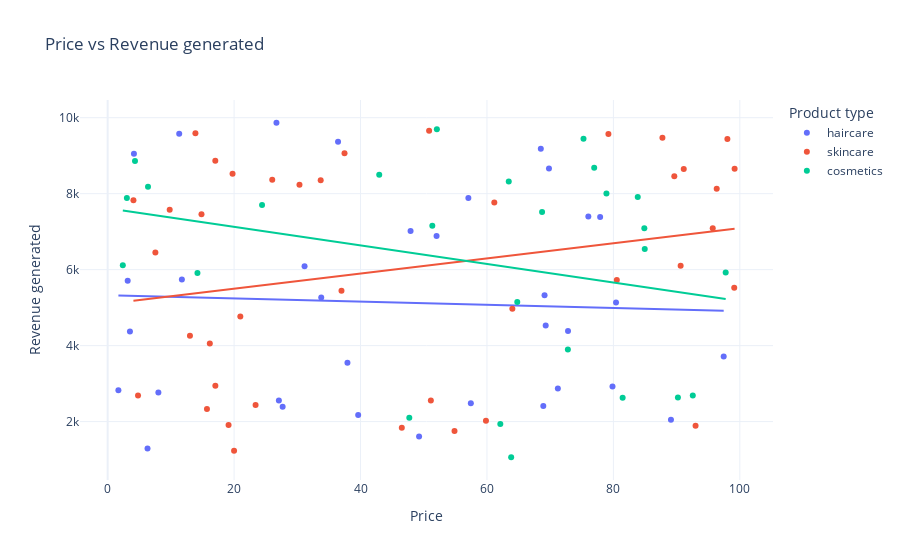

Notebook cell for this chart:
### Markdown cell above
## Now lets start analyzing the dataset by getting relationship between price and revenue generated

### Code cell
fig = px.scatter(data, x='Price',y='Revenue generated',color='Product type',
                 trendline='ols', 
                 title='Price vs Revenue generated',
                hover_data=['Number of products sold'])
fig.show()

### Figure 1 — Plotly figure (JSON) as saved in the notebook; plotly's stock layout.template omitted (floating-point values rounded to 4 significant figures)
{"data": [{"customdata": [[802], [8], [147], [336], [620], [884], [209], [142], [353], [327], [598], [24], [859], [29], [154], [622], [701], [227], [117], [163], [32], [904], [241], [359], [946], [198], [774], [663], [618], [79], [114], [672], [62], [627]], "hovertemplate": "Product type=haircare<br>Price=%{x}<br>Revenue generated=%{y}<br>Number of products sold=%{customdata[0]}<extra></extra>", "legendgroup": "haircare", "marker": {"color": "#636efa", "symbol": "circle"}, "mode": "markers", "name": "haircare", "orientation": "v", "showlegend": true, "type": "scatter", "x": [69.81, 11.32, 1.7, 71.21, 36.44, 27.68, 4.156, 39.63, 97.45, 8.023, 11.74, 33.78, 27.08, 76.04, 26.7, 31.15, 79.86, 49.26, 52.03, 37.93, 47.91, 3.17, 69.11, 57.45, 6.307, 57.06, 72.82, 68.91, 89.1, 80.41, 69.29, 77.9, 3.526, 68.52], "xaxis": "x", "y": [8662.0, 9578.0, 2828.0, 2874.0, 9365.0, 2391.0, 9049.0, 2175.0, 3716.0, 2766.0, 5737.0, 5268.0, 2557.0, 7397.0, 9866.0, 6088.0, 2926.0, 1606.0, 6886.0, 3550.0, 7015.0, 5710.0, 5328.0, 2484.0, 1292.0, 7889.0, 4384.0, 2412.0, 2048.0, 5134.0, 4531.0, 7386.0, 4371.0, 9185.0], "yaxis": "y"}, {"hovertemplate": "<b>OLS trendline</b><br>Revenue generated = -4.1918 * Price + 5323.92<br>R<sup>2</sup>=0.002087<br><br>Product type=haircare<br>Price=%{x}<br>Revenue generated=%{y} <b>(trend)</b><extra></extra>", "legendgroup": "haircare", "marker": {"color": "#636efa", "symbol": "circle"}, "mode": "lines", "name": "haircare", "showlegend": false, "type": "scatter", "x": [1.7, 3.17, 3.526, 4.156, 6.307, 8.023, 11.32, 11.74, 26.7, 27.08, 27.68, 31.15, 33.78, 36.44, 37.93, 39.63, 47.91, 49.26, 52.03, 57.06, 57.45, 68.52, 68.91, 69.11, 69.29, 69.81, 71.21, 72.82, 76.04, 77.9, 79.86, 80.41, 89.1, 97.45], "xaxis": "x", "y": [5317.0, 5311.0, 5309.0, 5307.0, 5297.0, 5290.0, 5276.0, 5275.0, 5212.0, 5210.0, 5208.0, 5193.0, 5182.0, 5171.0, 5165.0, 5158.0, 5123.0, 5117.0, 5106.0, 5085.0, 5083.0, 5037.0, 5035.0, 5034.0, 5033.0, 5031.0, 5025.0, 5019.0, 5005.0, 4997.0, 4989.0, 4987.0, 4950.0, 4915.0], "yaxis": "y"}, {"customdata": [[736], [83], [871], [65], [980], [996], [960], [249], [562], [469], [280], [187], [320], [168], [781], [602], [963], [963], [176], [933], [556], [155], [910], [820], [242], [93], [896], [380], [246], [134], [457], [704], [513], [511], [106], [872], [336], [223], [320], [913]], "hovertemplate": "Product type=skincare<br>Price=%{x}<br>Revenue generated=%{y}<br>Number of products sold=%{customdata[0]}<extra></extra>", "legendgroup": "skincare", "marker": {"color": "#EF553B", "symbol": "circle"}, "mode": "markers", "name": "skincare", "orientation": "v", "showlegend": true, "type": "scatter", "x": [14.84, 61.16, 4.805, 4.078, 64.02, 15.71, 90.64, 16.16, 99.17, 36.99, 7.547, 51.12, 96.34, 50.85, 79.21, 37.47, 9.813, 23.4, 19.13, 80.54, 99.11, 46.53, 95.71, 98.03, 30.34, 20.99, 59.84, 17.03, 13.02, 89.63, 33.7, 26.03, 87.76, 54.87, 93.0, 91.13, 17.03, 20.0, 13.88, 19.75], "xaxis": "x", "y": [7461.0, 7767.0, 2687.0, 7823.0, 4971.0, 2331.0, 6100.0, 4053.0, 8654.0, 5442.0, 6454.0, 2553.0, 8128.0, 9655.0, 9572.0, 9062.0, 7573.0, 2438.0, 1912.0, 5725.0, 5521.0, 1840.0, 7089.0, 9436.0, 8232.0, 4767.0, 2021.0, 8864.0, 4257.0, 8459.0, 8355.0, 8368.0, 9474.0, 1752.0, 1889.0, 8652.0, 2943.0, 1230.0, 9593.0, 8526.0], "yaxis": "y"}, {"hovertemplate": "<b>OLS trendline</b><br>Revenue generated = 19.9126 * Price + 5099.65<br>R<sup>2</sup>=0.054398<br><br>Product type=skincare<br>Price=%{x}<br>Revenue generated=%{y} <b>(trend)</b><extra></extra>", "legendgroup": "skincare", "marker": {"color": "#EF553B", "symbol": "circle"}, "mode": "lines", "name": "skincare", "showlegend": false, "type": "scatter", "x": [4.078, 4.805, 7.547, 9.813, 13.02, 13.88, 14.84, 15.71, 16.16, 17.03, 17.03, 19.13, 19.75, 20.0, 20.99, 23.4, 26.03, 30.34, 33.7, 36.99, 37.47, 46.53, 50.85, 51.12, 54.87, 59.84, 61.16, 64.02, 79.21, 80.54, 87.76, 89.63, 90.64, 91.13, 93.0, 95.71, 96.34, 98.03, 99.11, 99.17], "xaxis": "x", "y": [5181.0, 5195.0, 5250.0, 5295.0, 5359.0, 5376.0, 5395.0, 5412.0, 5421.0, 5439.0, 5439.0, 5481.0, 5493.0, 5498.0, 5518.0, 5566.0, 5618.0, 5704.0, 5771.0, 5836.0, 5846.0, 6026.0, 6112.0, 6118.0, 6192.0, 6291.0, 6318.0, 6374.0, 6677.0, 6703.0, 6847.0, 6884.0, 6904.0, 6914.0, 6951.0, 7006.0, 7018.0, 7052.0, 7073.0, 7074.0], "yaxis": "y"}, {"customdata": [[426], [150], [126], [601], [391], [352], [394], [253], [616], [449], [705], [919], [99], [633], [484], [270], [637], [478], [375], [25], [737], [134], [916], [276], [987], [324]], "hovertemplate": "Product type=cosmetics<br>Price=%{x}<br>Revenue generated=%{y}<br>Number of products sold=%{customdata[0]}<extra></extra>", "legendgroup": "cosmetics", "marker": {"color": "#00cc96", "symbol": "circle"}, "mode": "markers", "name": "cosmetics", "orientation": "v", "showlegend": true, "type": "scatter", "x": [42.96, 68.72, 81.46, 84.89, 4.324, 92.56, 2.397, 63.45, 64.8, 84.96, 52.08, 51.36, 78.9, 14.2, 63.83, 72.8, 6.382, 90.2, 83.85, 76.96, 75.27, 97.76, 62.11, 47.71, 3.038, 24.42], "xaxis": "x", "y": [8496.0, 7517.0, 2629.0, 7087.0, 8858.0, 2686.0, 6117.0, 8319.0, 5150.0, 6541.0, 9692.0, 7152.0, 8002.0, 5911.0, 1062.0, 3900.0, 8180.0, 2633.0, 7911.0, 8685.0, 9445.0, 5925.0, 1935.0, 2100.0, 7888.0, 7698.0], "yaxis": "y"}, {"hovertemplate": "<b>OLS trendline</b><br>Revenue generated = -24.4531 * Price + 7615.01<br>R<sup>2</sup>=0.081280<br><br>Product type=cosmetics<br>Price=%{x}<br>Revenue generated=%{y} <b>(trend)</b><extra></extra>", "legendgroup": "cosmetics", "marker": {"color": "#00cc96", "symbol": "circle"}, "mode": "lines", "name": "cosmetics", "showlegend": false, "type": "scatter", "x": [2.397, 3.038, 4.324, 6.382, 14.2, 24.42, 42.96, 47.71, 51.36, 52.08, 62.11, 63.45, 63.83, 64.8, 68.72, 72.8, 75.27, 76.96, 78.9, 81.46, 83.85, 84.89, 84.96, 90.2, 92.56, 97.76], "xaxis": "x", "y": [7556.0, 7541.0, 7509.0, 7459.0, 7268.0, 7018.0, 6565.0, 6448.0, 6359.0, 6342.0, 6096.0, 6064.0, 6054.0, 6031.0, 5935.0, 5835.0, 5774.0, 5733.0, 5686.0, 5623.0, 5565.0, 5539.0, 5538.0, 5409.0, 5352.0, 5224.0], "yaxis": "y"}], "layout": {"legend": {"title": {"text": "Product type"}, "tracegroupgap": 0}, "title": {"text": "Price vs Revenue generated"}, "xaxis": {"anchor": "y", "domain": [0, 1], "title": {"text": "Price"}}, "yaxis": {"anchor": "x", "domain": [0, 1], "title": {"text": "Revenue generated"}}}}
